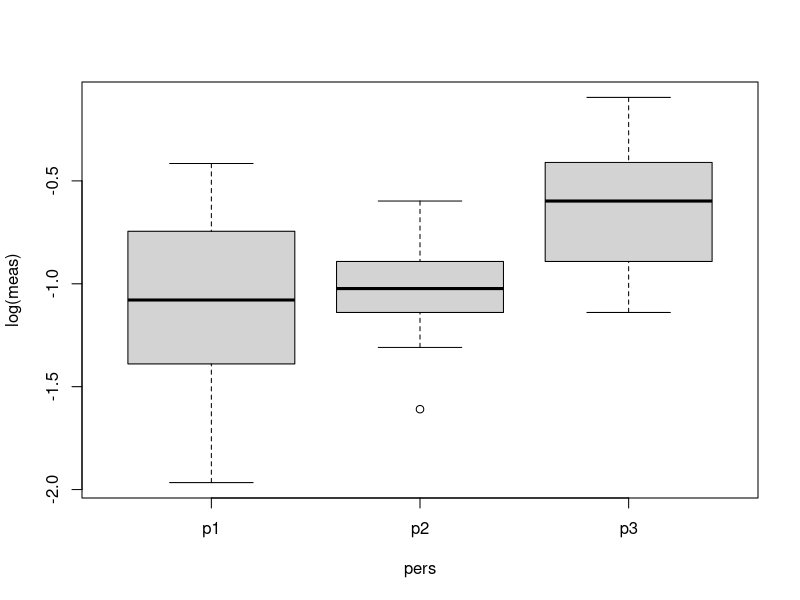

Generate this figure with R:
bilirubin <- read.table("bilirubin.txt",header=T)

boxplot(log(meas)~pers,data=bilirubin)

fit <- lm(log(meas)~pers,data=bilirubin)
Fval <- summary(fit)$fstatistic[1]

permTest <- function(x0,y0){
  n <- length(x0)
  x <- sample(x0,n)
  return(as.numeric(summary(lm(y0~x))$fstatistic[1]))
}

n_perms <- 999
F_sample <- rep(NA,n_perms)
for (i in 1:n_perms){
  F_sample[i] <- permTest(bilirubin$pers,log(bilirubin$meas))
}
pval <- sum(F_sample > Fval)/n_perms
